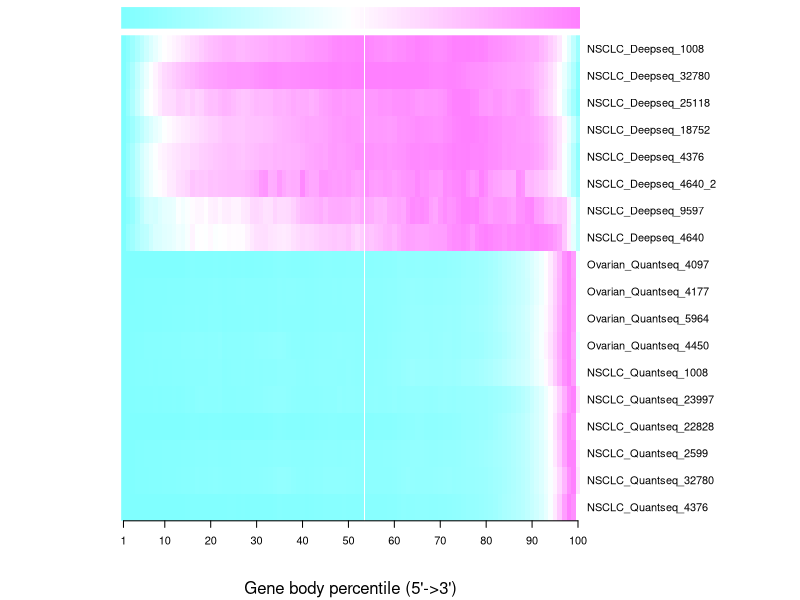
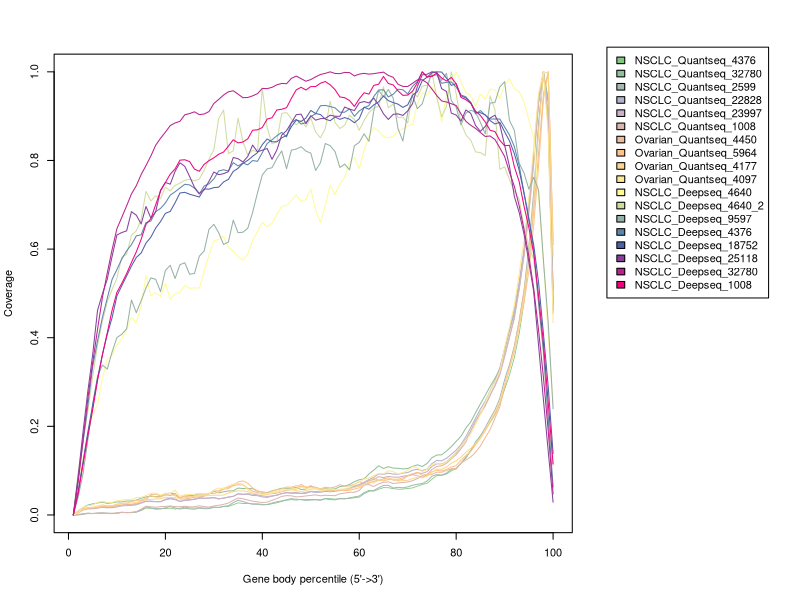

The R source for these figures, in order:
NSCLC_Quantseq_4376 <- c(0.0,0.000738763228304,0.0022071400005,0.00384139169651,0.00328089973864,0.00332192574293,0.0038145329455,0.00389407616965,0.00327455398978,0.00390543948738,0.00548597368138,0.00535094204856,0.00553526391674,0.00636242490249,0.0100661286062,0.0154991226633,0.015012418483,0.0128944141177,0.01404373254,0.0147594739817,0.0155165365788,0.0133386165382,0.0151967403511,0.0175518986333,0.0159015612018,0.0153727979883,0.0165296427639,0.0155630228786,0.0157198956936,0.0178393758144,0.0169905212221,0.0188330020262,0.0192597905313,0.0230449559413,0.0273883996759,0.0258837193172,0.0261216111118,0.0250448998626,0.0248354901501,0.0240729672574,0.0230104232614,0.0253108310127,0.0275191516176,0.0306540991324,0.0334872546372,0.0344735020712,0.0336318786811,0.0351409863065,0.0352482737349,0.0348121879699,0.035016432538,0.0339488709732,0.0370553364059,0.0367851255647,0.0357593278819,0.036384753084,0.0362972407798,0.0386622866242,0.0408651469336,0.0428067985107,0.0506020344766,0.055417129685,0.0537183874714,0.0580531242483,0.0617305595032,0.0614755489442,0.0594267575142,0.0581165817369,0.0583717398715,0.059814143346,0.0609959283904,0.0649376714643,0.0687402507899,0.0714888455017,0.0806833928801,0.088674609183,0.0891503927723,0.0923585377624,0.0993882993245,0.105503830324,0.116393873253,0.127923065912,0.145675962451,0.165153869652,0.178509604955,0.191519865883,0.208626971794,0.226135335638,0.251334009229,0.283496478109,0.316139748148,0.354850439554,0.409055973932,0.480460553792,0.583024531485,0.70535654992,0.873397292579,1.0,0.938945336539,0.511683556689)
NSCLC_Quantseq_32780 <- c(7.06040662405e-05,0.0,0.00151812586352,0.00319601073182,0.00313482054108,0.00439268043492,0.00485340657698,0.00337293621546,0.00305037254028,0.00403301501513,0.00596839706619,0.0052150101476,0.00547776802549,0.00685053257616,0.0109497215985,0.0183238317796,0.015748859952,0.0145732330294,0.0137063258475,0.0159916825641,0.0194086424915,0.0158186333822,0.0132865777517,0.0150370048371,0.0136935894277,0.0131157435993,0.0155126824284,0.0142514999903,0.0142146751244,0.0171656482145,0.016823703031,0.0194620800789,0.0208088180326,0.02765907373,0.0331764354084,0.0302625640628,0.0267531266526,0.0242249473238,0.0243105028394,0.0227508451722,0.0237201974699,0.0268068411187,0.029695793382,0.0316566482727,0.0341230836534,0.0367908098425,0.0353845429702,0.0344636444435,0.0328613474578,0.0336147343764,0.034179013149,0.0331933250085,0.0364751681346,0.0346912387276,0.0341665536079,0.037083470619,0.0367639526094,0.0373498279199,0.0389471410891,0.0403481472662,0.0480606032079,0.0533642145367,0.0550794780283,0.0612829451033,0.0665153986084,0.0670132264951,0.0607898241543,0.062437806124,0.0613026034903,0.0633501214113,0.0669213027696,0.0693581121303,0.0708499345182,0.0765312083817,0.0873970357367,0.0911240997982,0.0900176925484,0.094520847581,0.103320606143,0.103966287251,0.116943314626,0.130224631682,0.145089417973,0.16185054642,0.178231797303,0.196739199654,0.217630804416,0.236713283809,0.26296747506,0.30516378759,0.339584238957,0.380521030321,0.437193114581,0.505063003746,0.606032909801,0.726966877002,0.883087695788,1.0,0.928833316259,0.50473213371)
NSCLC_Quantseq_2599 <- c(0.0,0.00887810107609,0.0164698983055,0.022374629484,0.0250959476808,0.02695860975,0.0290775243818,0.0260713877631,0.0273820566075,0.0293993103865,0.0293186538423,0.0315829182882,0.0314392488187,0.0335900899993,0.0375397401515,0.0409063107025,0.0422010162725,0.0411516410246,0.0419901330161,0.0484082094919,0.0490517815014,0.0477201083486,0.0383563876622,0.0426538691616,0.0433713763367,0.044759341036,0.0484065291473,0.0462909752048,0.0481805227888,0.053207273876,0.0498432238421,0.0522225918981,0.0540667701759,0.0546574113282,0.0606024707788,0.0595967844924,0.0595186484652,0.0593850610637,0.0536206386654,0.0514983633443,0.0504246230987,0.0544238434188,0.0571140752391,0.0603352959759,0.060252959087,0.060158019613,0.0619979970292,0.0574299800375,0.058473474079,0.0659064787369,0.059083439195,0.0584902775257,0.0597211299982,0.0588372687006,0.0586776359567,0.0639967670169,0.0653309606867,0.0688840494962,0.075184501845,0.0794618192084,0.0813967360985,0.0926222786818,0.101092896175,0.111032134912,0.104925762372,0.108902298039,0.105914645212,0.105330725438,0.103894870916,0.104902237547,0.109534947808,0.113097278514,0.109317343173,0.116266408566,0.129285719087,0.135276147843,0.135745804179,0.144170212194,0.154211951956,0.165940757768,0.177803991155,0.19618360118,0.209892693189,0.230643269547,0.250768757688,0.270017105909,0.289883820969,0.3086247051,0.328169634155,0.372449236787,0.415387084199,0.455963207173,0.517545318896,0.593616202555,0.699708964303,0.815956889077,0.932693794151,1.0,0.883237889756,0.461503303558)
NSCLC_Quantseq_22828 <- c(0.0,0.00629530456693,0.0122922428352,0.0151722627921,0.0152189245892,0.0163868155298,0.0177996809051,0.0164900098887,0.0180998418883,0.0204881182912,0.0224761800499,0.0236324055413,0.0234480017085,0.0244458462925,0.0279436863897,0.0309740111737,0.0313127578737,0.0301287147726,0.0297442036177,0.0355401372216,0.0378005423537,0.0358497202984,0.0308187709642,0.0326776154386,0.0335556648319,0.0350448042986,0.0375066627662,0.0373980843538,0.0379625126301,0.0393569824893,0.0365321490809,0.0379696913681,0.0405670485157,0.0419372901341,0.0479068594636,0.0467313411139,0.04671384294,0.0438701653443,0.0436207041983,0.0405926227699,0.0396037516085,0.042471657445,0.0444408750164,0.0482532335728,0.0502139263928,0.0489769400988,0.0489571985693,0.0482891272629,0.0487741407499,0.052421388332,0.0510121123257,0.0512463186534,0.0531576576496,0.0521912200445,0.0534636513574,0.0551892405075,0.0576057831913,0.0606262372106,0.0650460964715,0.0683972211105,0.0736691068394,0.0800752331744,0.0849276114006,0.0928170444777,0.0915585219696,0.0942954158374,0.0922436427788,0.0920040523976,0.0943802146802,0.0956302124368,0.100900752152,0.102999187008,0.100295943475,0.103421386537,0.116018277067,0.123119843647,0.121960477458,0.127982541309,0.137027751206,0.146233136696,0.159404774938,0.176515745664,0.19749560751,0.218032630954,0.238805206739,0.256653792796,0.280151148329,0.303519286577,0.331823255881,0.374575332779,0.418877119747,0.465432133108,0.525044822245,0.601069003824,0.703108034623,0.816198732594,0.941739156965,1.0,0.892193301878,0.477901601038)
NSCLC_Quantseq_23997 <- c(0.0,0.00490334361816,0.0110698318746,0.0137447264026,0.0138272149109,0.0157030413702,0.0172171147913,0.0163283168566,0.0164602355015,0.018079151187,0.0203327876078,0.0211044644544,0.0215257225616,0.0228458535357,0.0266198602103,0.0307581386563,0.0302150368365,0.0298938983691,0.030341288332,0.0339506328317,0.0364347333291,0.0344603614382,0.0302811535797,0.033783137082,0.0345629998111,0.036078962282,0.0394118758265,0.0377000818588,0.0383615641332,0.0387878597066,0.0360931301555,0.0380835589698,0.0399763868774,0.0421560355141,0.0475977583276,0.0463774321516,0.0479821799635,0.0470877148794,0.0453535671557,0.0431616396952,0.0417215540583,0.0429188967949,0.0447985013538,0.0479418802342,0.0502518733077,0.0500195201813,0.0508425162143,0.0485658963541,0.0509442100623,0.0535356715572,0.0526497071973,0.0536411435048,0.0569724828411,0.0554999685158,0.0552553365657,0.0559325609219,0.0562269378503,0.0588835715635,0.0645123103079,0.0661400415591,0.0728546691014,0.0773691833008,0.0799382910396,0.0863132044582,0.0843567785404,0.0869088848309,0.0854322775644,0.085111139097,0.0874450601348,0.0891707071343,0.0915420943266,0.0949083810843,0.093862477174,0.0976918959763,0.109394559537,0.115556010327,0.114808576286,0.120086896291,0.130141363894,0.139469806687,0.153926704867,0.170514766073,0.18932592406,0.211055978843,0.231000881557,0.247024431711,0.270475096027,0.291364523645,0.3160669983,0.356554687992,0.400230464077,0.448262074177,0.50911781374,0.586973742208,0.688737170203,0.801059127259,0.930734840375,1.0,0.898255777344,0.471010641647)
NSCLC_Quantseq_1008 <- c(0.0,0.00123491145831,0.00287625727151,0.00398445321846,0.00332951680726,0.00397500603285,0.00413375982584,0.00399184666807,0.00383432511668,0.00456976797918,0.00609815831224,0.00520129179995,0.00597226429529,0.00752694244918,0.0132223631313,0.0196328946896,0.0184285838977,0.0174489518245,0.0187898360605,0.0192880724147,0.0202422381615,0.0188487782838,0.0183838124528,0.0197123742728,0.0182283446374,0.0186286177843,0.0207417067573,0.018835839747,0.017726616932,0.0202670883671,0.0217952733266,0.0238919324115,0.0268659475168,0.0328589545457,0.0380926953745,0.0365503396366,0.033732203094,0.0311738641556,0.0295686640961,0.028057730519,0.0288574553184,0.0330614529155,0.0370029830515,0.0418323432614,0.0436718745989,0.0431966400879,0.0407543372337,0.0415413288699,0.0429126083988,0.0441325275842,0.0452811821304,0.0432241601503,0.0444582501142,0.0439532364312,0.0435168175307,0.0478085096551,0.0493504546458,0.0510854508207,0.0512014869049,0.0552081204722,0.0675518953416,0.0686549569486,0.0642038949103,0.0701131095103,0.07376506287,0.0745354192445,0.0710851427603,0.0722177781657,0.0732243141805,0.0745463040453,0.0773315808119,0.0821245898946,0.0880878177515,0.0911029075767,0.102637305088,0.109408883435,0.110805218543,0.116436151915,0.126780614786,0.135910908932,0.149601934619,0.164125134135,0.189569896338,0.21207453008,0.228102091217,0.246914107626,0.269846534577,0.292655942742,0.323227446128,0.362699841349,0.402575590321,0.44221105218,0.510090518414,0.584014129704,0.681245590886,0.79072861419,0.930371161439,1.0,0.883811939394,0.455344488543)
Ovarian_Quantseq_4450 <- c(0.0,0.00668468772878,0.0116442341987,0.0160312365077,0.0158009673806,0.0174666641637,0.0202812036568,0.0207968062673,0.020140414109,0.0242958958282,0.0257801305276,0.0269120784917,0.0305763611221,0.0330486255811,0.0334271930319,0.0380163065583,0.043457040416,0.0404967055246,0.0405136002703,0.045045146515,0.0482044639673,0.0429946249679,0.0397595940255,0.0426373323822,0.0406337406844,0.0419509051204,0.0458855036824,0.0448924680721,0.04900477433,0.0482376277274,0.0517004248716,0.0579677498076,0.0596002828306,0.0665108595671,0.0746203375195,0.0768035141071,0.0716262131366,0.0609875291747,0.0542859467002,0.0518499746579,0.0492926107388,0.0534812562182,0.0573044746047,0.0585233992228,0.0631037525107,0.06281028452,0.0659157890785,0.0641656185667,0.0634091093966,0.0620650385138,0.0595464699367,0.0574127261237,0.0561287254479,0.0541320167946,0.0554416724547,0.0562369769668,0.0549517248284,0.0557801931007,0.0585146389843,0.0611984006307,0.0678386614356,0.0747235831879,0.0828136634692,0.0785261524407,0.0770137598318,0.0799371765751,0.0804684224688,0.0807024459837,0.0842365764988,0.0885922922416,0.0931457390826,0.0962431091338,0.089241175624,0.0917866506479,0.0975821741661,0.100809696333,0.0994136897499,0.102531083203,0.108148273294,0.111307590747,0.123859761096,0.134034152416,0.143380075463,0.158060358043,0.17294212611,0.189684819132,0.210696876975,0.227632920976,0.252265460257,0.292092633265,0.329700963001,0.369733375883,0.423670164505,0.480046053825,0.550534061685,0.654310350222,0.787971566769,0.935886942864,1.0,0.619885115729)
Ovarian_Quantseq_5964 <- c(0.0,0.00470696618001,0.0117042877463,0.0167577524718,0.0171947737624,0.0201545210264,0.0229988409624,0.0203063307017,0.0208936457364,0.0235961178303,0.0247441108241,0.0268746437562,0.0269614849542,0.0278461390533,0.0296951419171,0.0343063878739,0.035351514112,0.0359786764795,0.0368724261655,0.039813332571,0.0396665038124,0.0388011236948,0.037229536229,0.0390425898687,0.0398780844867,0.0416289849498,0.0437696962767,0.0449423772919,0.0441586408941,0.0445005916463,0.0444395212776,0.0451112953328,0.0493998645191,0.0526038932577,0.0543656218003,0.0541107288077,0.0525408738347,0.0490219645428,0.0482813239016,0.0469693937835,0.0469715593994,0.0498273570997,0.0521062347216,0.0529761626326,0.0547071394293,0.0567226781566,0.0551309504628,0.0528371300911,0.0549098410784,0.05825311892,0.0593521689943,0.058475527674,0.0589621415689,0.0568010734525,0.0568344239375,0.0570901831765,0.0573338149663,0.0586760637072,0.0620607048127,0.0649156362666,0.0696102584359,0.0730527214862,0.0724563108646,0.0786579851456,0.0787205714454,0.0832155238278,0.080199037427,0.0766266374222,0.0775277502023,0.0781852311925,0.0821010978806,0.0852024764251,0.0841198850318,0.0871391867333,0.0963748889039,0.1036539571,0.102791175722,0.108236616927,0.117002597007,0.121888876184,0.130899787423,0.141081430623,0.150167055611,0.161478717193,0.174471546406,0.192218335664,0.21185700698,0.2319207887,0.256244770038,0.295503488374,0.330296273581,0.371472861368,0.425679960083,0.492034648122,0.587629265614,0.706836459616,0.863891473191,1.0,0.997641644274,0.582927713473)
Ovarian_Quantseq_4097 <- c(0.0,0.00810423946449,0.0148649953814,0.0161539966469,0.0162679141458,0.0158072912152,0.018511593582,0.0197993566138,0.0185871258367,0.0206908848666,0.0214375397783,0.0247002855367,0.0233196549786,0.0267953769307,0.0319773849,0.0341281968098,0.0460412430876,0.0469959212582,0.043049670506,0.0454815614622,0.0436279256366,0.0477982966857,0.0360524119554,0.0359781179343,0.0377772714778,0.040118771375,0.0409694379162,0.0421519510848,0.0470627858772,0.0539399357604,0.0545900084448,0.0603143627678,0.0626100480187,0.0666702162699,0.0682601083207,0.0677945324553,0.0601100542099,0.0538322094299,0.0503057198967,0.0482143432037,0.0469959212582,0.0481177609763,0.049119492027,0.0526942726739,0.0567420585883,0.0585857885444,0.058422341698,0.069145445405,0.0616863256901,0.0639993462126,0.0625989039155,0.0590018350623,0.062420598265,0.0609582442837,0.0632081148883,0.0682440112828,0.0650072684317,0.0656189558718,0.0694376685546,0.0751929787197,0.0702388057484,0.0717519273107,0.076192233303,0.0781523572255,0.0817172320029,0.0834953355737,0.0786947035792,0.0779913868465,0.0803935601943,0.0882130059113,0.0906931879812,0.0887305875914,0.0847434751276,0.0904083942338,0.0917209219393,0.0964026835,0.0963977305653,0.100473995854,0.104188696908,0.103993055985,0.116848398097,0.124022724065,0.130788432916,0.141475627846,0.155506053724,0.174496843742,0.192653064257,0.218309266198,0.243806974227,0.290560201684,0.334360241802,0.378292772925,0.437465484236,0.505107713948,0.573876736313,0.685983937633,0.814106453426,0.949066495625,1.0,0.609588634005)
Ovarian_Quantseq_4177 <- c(0.0,0.0074696037723,0.0165839420942,0.0208909164656,0.0219990215223,0.0285723843494,0.0308248343766,0.0281207792697,0.028161200712,0.0320263269035,0.0333449022289,0.0345352440131,0.0345352440131,0.0392143744224,0.0396868871447,0.0439631969737,0.0491162339482,0.04919568299,0.0449653699747,0.0481335747469,0.0484151310003,0.0559321254291,0.0426278955343,0.0455577531811,0.0463508497563,0.0468735408208,0.0486325704831,0.0475007700982,0.047458954813,0.0568102464175,0.0606112558385,0.0594390340112,0.065737809799,0.0697688032884,0.0713313011105,0.0698830984011,0.056779581875,0.0498661213953,0.0484876108279,0.0463787266131,0.0483607711296,0.0492695566604,0.0539235978986,0.0567405542755,0.0571642824985,0.0584229225818,0.0599770573469,0.0629598810216,0.0597693747639,0.0613778693997,0.0600941401453,0.0549132263141,0.0568046710461,0.0593010435701,0.0570081721006,0.0577942994616,0.0591574777578,0.0616873025099,0.0686342152177,0.0749079018344,0.0810157211534,0.0835692412338,0.0890135913615,0.0936955094565,0.0925957674568,0.099755938119,0.0978407980587,0.09311288315,0.0952482503788,0.101009002831,0.108546904902,0.106789269083,0.0979509116429,0.102950625905,0.11338214571,0.11722218273,0.113594009821,0.119647469269,0.128760413748,0.142478614966,0.154752795003,0.168401304079,0.182738371518,0.20419240049,0.227397096068,0.253630612134,0.28043839145,0.300062304775,0.323576433463,0.37796557487,0.42432339384,0.47243884863,0.544934008511,0.619568717149,0.715658848602,0.829464722535,0.951105387063,1.0,0.859507611079,0.433841946585)
NSCLC_Deepseq_4640 <- c(0.0,0.078887419248,0.12693416134,0.17985250013,0.226959623431,0.249501461254,0.307464899492,0.352273674676,0.360052005759,0.384263525891,0.396575461303,0.417823914988,0.446627624792,0.433227353948,0.471361906457,0.540587250477,0.494469318179,0.50153335872,0.492727530831,0.523423997909,0.486039788462,0.498836179605,0.503502727598,0.517430266541,0.511558212426,0.512484311521,0.511418508913,0.550368749676,0.586590265369,0.618161006046,0.621748231737,0.628861844492,0.603106825869,0.595819710363,0.583072891435,0.574681667519,0.589050849825,0.619449883618,0.639857862942,0.659961649132,0.650813322307,0.658330272625,0.678262809348,0.696422012767,0.698105214772,0.709238683452,0.722289695514,0.707278327704,0.71192910272,0.73557279567,0.68833948855,0.659736320885,0.698540098288,0.744401156385,0.722931881018,0.746379538393,0.761913667735,0.795438004313,0.806693150247,0.780965171013,0.823682900065,0.854974233715,0.874523712418,0.866040103921,0.854575402718,0.851026482829,0.854543856763,0.867376300426,0.871155055127,0.878383585288,0.881051471731,0.927656113043,0.953100178685,0.947002796324,0.966198509679,0.948354765805,0.886986617755,0.949715748417,0.978429326922,1.0,0.976432918654,0.953602660676,0.947401627321,0.922207676032,0.950098806436,0.938228514388,0.961101584734,0.958776197225,0.940103245403,0.970941669277,0.98424054241,0.961504922296,0.955700466655,0.931986921949,0.891520222084,0.849359053802,0.720696624808,0.57133328977,0.40484951453,0.250921029209)
NSCLC_Deepseq_9597 <- c(0.0,0.0406544532385,0.092971664818,0.169333124508,0.251283525603,0.312858427072,0.338350865374,0.329043829744,0.367685834984,0.400487879184,0.407803921484,0.419895773216,0.485081495562,0.456405184306,0.483787778991,0.512487690383,0.535066584567,0.531728237992,0.503933713653,0.551906354659,0.56351976726,0.533646285446,0.56468046488,0.569344710029,0.543041285221,0.545113806294,0.58393388529,0.595912027273,0.644725691323,0.655890701332,0.636811063744,0.610305965042,0.616105162208,0.665227773499,0.636926918959,0.638113362183,0.647105014171,0.682779838618,0.726725438158,0.767485019277,0.781018624799,0.783601767007,0.80428835934,0.821484276945,0.781443427255,0.823395887998,0.825710846837,0.830973677266,0.821171038771,0.816506793621,0.777442131393,0.795152961066,0.838306883302,0.833297217973,0.820143360102,0.784228243356,0.791844651029,0.778727266096,0.833301508907,0.840913625646,0.859920317357,0.843183529679,0.911767671675,0.958077575794,0.943685783492,0.960029950719,0.940679984295,0.871874859204,0.843857206302,0.907478883242,0.946530672668,0.916936101558,0.927847946466,0.962986404176,1.0,0.996985618935,0.980860289338,0.996511470739,0.934949442071,0.920285175467,0.880186398169,0.906895316231,0.913213716399,0.909266057211,0.885964140665,0.860237846466,0.92963941137,0.930810836324,0.965882784559,0.977772962396,0.890334456843,0.868100982838,0.793921463037,0.7716965709,0.735262251153,0.761861750401,0.732891510173,0.575465727238,0.432815775189,0.239442693505)
NSCLC_Deepseq_4640_2 <- c(0.0,0.0947641642006,0.166415924083,0.234860383223,0.312761419809,0.383718815613,0.436507018037,0.480929786566,0.508902739432,0.534445418024,0.581529915519,0.588258634087,0.631160414635,0.641146031379,0.666738307405,0.730272620563,0.708565476879,0.720270471341,0.713707077554,0.7398118604,0.731181906856,0.743746590176,0.748623671202,0.75535238977,0.757452014482,0.75407938896,0.757964521302,0.77793575479,0.803213913734,0.824408550598,0.894803842148,0.913849256865,0.815497544927,0.821680691719,0.895316348968,0.842544679022,0.812290244185,0.823102484831,0.819018962752,0.963165638898,0.874369699274,0.837105493742,0.842842263627,0.906293914395,0.908145551937,0.893993750723,0.880635508456,0.889794501298,0.875692297518,0.895911518177,0.864251822706,0.850893580439,0.872022087391,0.933407178402,0.885876303999,0.872170879693,0.879990741812,0.902078132491,0.892472762742,0.868170020004,0.890571527766,0.908178616893,0.918213831071,0.922743730058,0.965744705474,0.918908195149,0.927670408518,0.896638947212,0.897911948022,0.884520640799,0.953543736671,0.943508522492,0.967662472928,0.969613305338,0.99821449237,0.942318184073,0.898259130061,0.92229735315,1.0,0.950567890621,0.884636368145,0.857754558831,0.846148759238,0.819415742226,0.817663299552,0.811149503199,0.94590573181,0.914626283334,0.779903119679,0.785788681866,0.757088299965,0.730355282953,0.71297964852,0.650635673781,0.605369748872,0.577545588308,0.480119695141,0.362805230876,0.213665746359,0.112172863591)
NSCLC_Deepseq_4376 <- c(0.0,0.079879662692,0.163717241405,0.247112737655,0.335275530026,0.392888246854,0.445639003222,0.488761449652,0.531521331662,0.5539208076,0.577478028407,0.595966920493,0.610162784798,0.629814154969,0.632296253943,0.659924041334,0.663317757894,0.684577475188,0.691763445176,0.704229792004,0.721761627621,0.729366013988,0.737897164235,0.746241825734,0.744856886452,0.737487267646,0.72418124813,0.742416439788,0.747327625705,0.75836454101,0.776264620907,0.779009886744,0.776282607132,0.795099037832,0.787584582587,0.79420256654,0.79016986569,0.799832254791,0.798085697733,0.817563832164,0.838371053917,0.846635250728,0.855693681345,0.863464676948,0.85323903503,0.88537095168,0.892729210764,0.882062433025,0.88569470372,0.899135146597,0.905324301093,0.923573692401,0.924185224033,0.921676619044,0.918719305088,0.908866640666,0.908971718082,0.916215433317,0.899677573261,0.911680064826,0.91907997622,0.923747874786,0.94408366813,0.95901791428,0.959467569891,0.943458883491,0.94947574889,0.960780564275,0.959520581921,0.950151652271,0.967239512138,0.978471435982,1.0,0.98792083032,0.991141311139,0.993701981514,0.974204914215,0.976405860101,0.977088389987,0.965833746701,0.947742444839,0.943676611471,0.930256994748,0.905147278779,0.912630494792,0.901916384882,0.893521551283,0.893584976391,0.893565096879,0.875541006698,0.857460117914,0.831612966743,0.788777353261,0.727076083623,0.670760268241,0.598158399945,0.479365067344,0.372464415675,0.218527893794,0.0634033344567)
NSCLC_Deepseq_18752 <- c(0.0,0.0544007015489,0.119828261566,0.187193666436,0.247595707919,0.30862478939,0.361598936638,0.407231810091,0.445291910878,0.494401866709,0.517369314288,0.539449860564,0.561696748744,0.581238472966,0.591164561969,0.613692008383,0.626890510233,0.647549868076,0.662190255277,0.680733161523,0.684979862664,0.704581377986,0.726600600057,0.728081579589,0.72379655082,0.720761769265,0.717460993973,0.735826060027,0.735197486934,0.738749691463,0.739732411835,0.751431536892,0.757337057757,0.775272087829,0.78236576515,0.793612624201,0.800266300357,0.809445767173,0.817473872056,0.835912527155,0.848477856596,0.842245784344,0.842051846548,0.851173055371,0.85633808647,0.876344341539,0.891278318368,0.887992874127,0.895791779797,0.912908131743,0.905990761509,0.903615981701,0.893279787082,0.889660125929,0.898021681172,0.892868148362,0.896769134302,0.89324912498,0.885115235845,0.894338396157,0.920278534535,0.915623260884,0.925364610722,0.932290413034,0.945541040457,0.935046936013,0.930618561917,0.92716294301,0.919782575034,0.925563914385,0.947341672403,0.955327616895,0.980082665027,0.987981989081,0.997599157405,1.0,0.999540068468,0.985904631664,0.969416852811,0.973215887262,0.945854560451,0.94101914695,0.931164347334,0.908511952854,0.907704006464,0.902988941713,0.890082496386,0.882311186608,0.886146249028,0.86469274274,0.844297078975,0.815329824567,0.778186520633,0.725670771811,0.66576468983,0.609336456779,0.524994212528,0.410200668127,0.288564875642,0.1386977192)
NSCLC_Deepseq_25118 <- c(0.0,0.0876304532644,0.18715092525,0.27927876666,0.362285757639,0.461679039784,0.498980249872,0.531873327844,0.583269180563,0.631846774176,0.63736725955,0.641111549953,0.684457624585,0.676474788519,0.656637636143,0.69617359405,0.669903313407,0.68425568282,0.73301178849,0.750391052976,0.746505068627,0.775374931106,0.794684357212,0.786819785384,0.76390776282,0.739394710241,0.725432835954,0.733517200752,0.753126750255,0.773933446242,0.768006845937,0.770160147629,0.774757948807,0.806710491377,0.803891116571,0.796595551926,0.809061272032,0.834746925688,0.819653731237,0.823121327951,0.827113303834,0.802678350281,0.823634550116,0.857150188888,0.8674547974,0.885212284307,0.903288861517,0.904619892045,0.88288604906,0.901040725294,0.890997190666,0.894304126529,0.894859745308,0.902280268393,0.8998145706,0.89953229841,0.920670357403,0.915902969771,0.912626157818,0.930016579307,0.93301335047,0.929817984644,0.940737344053,0.925303860993,0.905323898971,0.892527931558,0.904099975678,0.905223485939,0.901639856387,0.911951159101,0.928133277102,0.967075682418,0.993159641102,0.994611167268,1.0,0.998897688046,0.961955733473,0.955736819674,0.906796623444,0.902527953872,0.888821574967,0.913981733754,0.906435136528,0.879074816635,0.865645131418,0.876807713506,0.89598771837,0.902050434119,0.881006093955,0.834475810501,0.78671490955,0.719028715896,0.682570975278,0.633770241594,0.571180567177,0.503853629039,0.383245304575,0.260480331318,0.143142124606,0.0288096146594)
NSCLC_Deepseq_32780 <- c(0.0,0.0740493361869,0.169052091293,0.263504434046,0.344106965091,0.419072031563,0.49040766437,0.545884845699,0.598662936365,0.646188364015,0.671518900637,0.697525275435,0.724676921953,0.743130348483,0.768297100898,0.78861425775,0.810137572645,0.834366675698,0.850127100198,0.863945859882,0.878713228467,0.884698353938,0.888322307835,0.903063495301,0.905937329709,0.909773168007,0.903447079131,0.904882778608,0.910377769186,0.928669846962,0.937733993747,0.947687080836,0.954936815219,0.957297377931,0.949645184957,0.941688560373,0.942114764629,0.94582639483,0.950719219681,0.962612753858,0.96214636463,0.965061601736,0.970671667463,0.973851760071,0.973212453688,0.985305086139,0.990453633543,0.984641425227,0.978827999184,0.982592600485,0.988714720182,0.994070281082,0.996603152085,1.0,0.996379090419,0.995924878456,0.998728693593,0.998273263903,0.990816516024,0.994852061459,0.996618982529,0.994809441033,0.995913310054,0.997727722456,0.999357649301,0.991963005471,0.987726535173,0.972008731099,0.967131736691,0.966899759803,0.974144623281,0.981897278686,0.982044014722,0.975137070333,0.961180098697,0.946412121249,0.93436698013,0.93194431337,0.927962347898,0.924075973953,0.904708643727,0.888500095896,0.879486484759,0.872287286023,0.863125721122,0.854149859505,0.85525068421,0.847356163675,0.828583083953,0.80894420073,0.77353028029,0.741865130708,0.697746901647,0.644093265668,0.584112323087,0.511223480201,0.417610759831,0.311129106402,0.188910165276,0.0474736742764)
NSCLC_Deepseq_1008 <- c(0.0,0.0481636876416,0.113634406352,0.17856479866,0.237560531548,0.303382749489,0.361103261033,0.410756514378,0.46200012631,0.5025258824,0.522694665824,0.544665600474,0.569937183069,0.593833389365,0.62216767215,0.655931374081,0.668422674316,0.70017434617,0.731277243583,0.750424063727,0.769050333286,0.780864152246,0.800724177725,0.801586658595,0.797494339969,0.780409308414,0.775599956876,0.791368939589,0.799598231914,0.805991562743,0.814039045121,0.81897087915,0.832351453299,0.846671059875,0.839627678746,0.841642898472,0.848840658573,0.86828156428,0.869105131442,0.874413981887,0.893482336685,0.896439778485,0.913913947119,0.915626150267,0.91901802215,0.940217061939,0.959391950987,0.965096955736,0.959028331093,0.966798952009,0.966723676312,0.974408814657,0.978101151399,0.970759857129,0.959944398053,0.943397779112,0.941621783001,0.935265452091,0.922025222462,0.939063047224,0.952795120604,0.949766230684,0.969398515283,0.972143526513,0.989650867489,0.973682850729,0.970603564368,0.957156007607,0.946950409264,0.947549425194,0.95616466495,0.975426950358,1.0,0.988959989691,0.989386764619,0.997484643439,0.986156926863,0.979365527941,0.987363251808,0.972965817816,0.942323505602,0.937247499475,0.92905265535,0.911369245795,0.901613387847,0.88678471342,0.868142495619,0.865298605294,0.845406045404,0.833250296159,0.834272259438,0.786099002852,0.752478835089,0.6969872497,0.648741269135,0.589589243486,0.495069122866,0.388633752474,0.253354393517,0.115058903233)
data_matrix <- matrix(c(NSCLC_Quantseq_4376,Ovarian_Quantseq_4450,Ovarian_Quantseq_5964,NSCLC_Quantseq_32780,Ovarian_Quantseq_4097,NSCLC_Quantseq_2599,Ovarian_Quantseq_4177,NSCLC_Quantseq_22828,NSCLC_Quantseq_23997,NSCLC_Quantseq_1008,NSCLC_Deepseq_4640,NSCLC_Deepseq_9597,NSCLC_Deepseq_4640_2,NSCLC_Deepseq_4376,NSCLC_Deepseq_18752,NSCLC_Deepseq_25118,NSCLC_Deepseq_32780,NSCLC_Deepseq_1008), byrow=T, ncol=100)
rowLabel <- c("NSCLC_Quantseq_4376","NSCLC_Quantseq_32780","NSCLC_Quantseq_2599","NSCLC_Quantseq_22828","NSCLC_Quantseq_23997","NSCLC_Quantseq_1008","Ovarian_Quantseq_4450","Ovarian_Quantseq_5964","Ovarian_Quantseq_4177","Ovarian_Quantseq_4097","NSCLC_Deepseq_4640","NSCLC_Deepseq_9597","NSCLC_Deepseq_4640_2","NSCLC_Deepseq_4376","NSCLC_Deepseq_18752","NSCLC_Deepseq_25118","NSCLC_Deepseq_32780","NSCLC_Deepseq_1008")

pdf("out.geneBodyCoverage.heatMap2.pdf")
rc <- cm.colors(ncol(data_matrix))
heatmap(data_matrix, scale=c("none"),keep.dendro=F, labRow = rowLabel ,Colv = NA,Rowv = NA,labCol=NA,col=cm.colors(256),margins = c(6, 8),ColSideColors = rc,cexRow=1,cexCol=1,xlab="Gene body percentile (5'->3')", add.expr=x_axis_expr <- axis(side=1,at=c(1,10,20,30,40,50,60,70,80,90,100),labels=c("1","10","20","30","40","50","60","70","80","90","100")))
dev.off()

pdf("out.geneBodyCoverage.curves2.pdf")
x=1:100
icolor = colorRampPalette(c("#7fc97f","#beaed4","#fdc086","#ffff99","#386cb0","#f0027f"))(18)
layout(matrix(c(1,1,1,2,1,1,1,2,1,1,1,2), 4, 4, byrow = TRUE))
plot(x,NSCLC_Quantseq_4376,type='l',xlab="Gene body percentile (5'->3')", ylab="Coverage",lwd=0.8,col=icolor[1])
lines(x,NSCLC_Quantseq_2599,type='l',col=icolor[2])
lines(x,NSCLC_Quantseq_32780,type='l',col=icolor[3])
lines(x,NSCLC_Quantseq_22828,type='l',col=icolor[4])
lines(x,NSCLC_Quantseq_23997,type='l',col=icolor[5])
lines(x,NSCLC_Quantseq_1008,type='l',col=icolor[6])
lines(x,Ovarian_Quantseq_4097,type='l',col=icolor[7])
lines(x,Ovarian_Quantseq_4450,type='l',col=icolor[8])
lines(x,Ovarian_Quantseq_5964,type='l',col=icolor[9])
lines(x,Ovarian_Quantseq_4177,type='l',col=icolor[10])
lines(x,NSCLC_Deepseq_4640,type='l',col=icolor[11])
lines(x,NSCLC_Deepseq_4640_2,type='l',col=icolor[12])
lines(x,NSCLC_Deepseq_9597,type='l',col=icolor[13])
lines(x,NSCLC_Deepseq_4376,type='l',col=icolor[14])
lines(x,NSCLC_Deepseq_18752,type='l',col=icolor[15])
lines(x,NSCLC_Deepseq_25118,type='l',col=icolor[16])
lines(x,NSCLC_Deepseq_32780,type='l',col=icolor[17])
lines(x,NSCLC_Deepseq_1008,type='l',col=icolor[18])
par(mar=c(1,0,2,1))
plot.new()
legend(0,1,fill=icolor[1:18],legend=c('NSCLC_Quantseq_4376','NSCLC_Quantseq_32780','NSCLC_Quantseq_2599','NSCLC_Quantseq_22828','NSCLC_Quantseq_23997','NSCLC_Quantseq_1008','Ovarian_Quantseq_4450','Ovarian_Quantseq_5964','Ovarian_Quantseq_4177','Ovarian_Quantseq_4097','NSCLC_Deepseq_4640','NSCLC_Deepseq_4640_2','NSCLC_Deepseq_9597','NSCLC_Deepseq_4376','NSCLC_Deepseq_18752','NSCLC_Deepseq_25118','NSCLC_Deepseq_32780','NSCLC_Deepseq_1008'))
dev.off()
